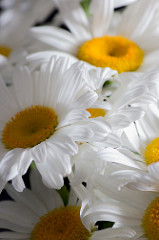
#> input picture flower_photos/daisy/11023272144_fce94401f2_m.jpg, 159 x 240 px; its folder holds 4 pictures in this run
$ python main.py
#> lines starting #> are read from the running program, lines starting #| are printed output that depends on the picture
from sklearn import svm
import numpy as np
from sklearn.datasets import fetch_openml, load_breast_cancer, load_iris, load_wine
from sklearn.preprocessing import StandardScaler
from sklearn.metrics import accuracy_score
import cvxpy as cp
import cv2
from matplotlib import pyplot as plt


FASHION_MNIST="Fashion-MNIST" # https://github.com/zalandoresearch/fashion-mnist 10 classes
BREAST_CANCER="Breast Cancer Wisconsin (Diagnostic) Dataset" # https://archive.ics.uci.edu/ml/datasets/breast+cancer+wisconsin+(diagnostic) 2 classes
IRIS_DATASET="Iris Dataset" # https://archive.ics.uci.edu/ml/datasets/iris 3 classes
WINE_DATASET="Wine Dataset" # https://archive.ics.uci.edu/ml/datasets/wine 2 classes

ALL_DATASET = {
    FASHION_MNIST,
    BREAST_CANCER,
    IRIS_DATASET,
    WINE_DATASET
}

# Load Fashion MNIST dataset
# [22 lines left out: functions loadDataset, loadData, not called in this run]

# daisy 0
# dandelion 1
# rose 2
# sunflower 3
# tulip 4
def loadImages():
    print("Load flower images")
    images = []
    targets = []

    image_size = (224, 224) # Fixed size for all images
    import glob
    # smoothed_grey_flower_photos
    daisy_path = glob.glob("flower_photos/daisy/*.jpg")
    count = 0
    for file_path in daisy_path:
        # img = cv2.imread(file_path)
        img = cv2.resize(cv2.imread(file_path), image_size)
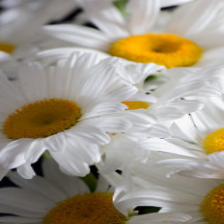
#> img: shape (224, 224, 3); mean B, G, R 133.2, 149.8, 158.4
        images.append(img.flatten())
        targets.append(0)
#> pass 2 of the loop in loadImages, `for file_path in daisy_path:`:
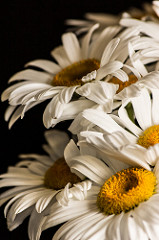
#> input picture flower_photos/daisy/11023277956_8980d53169_m.jpg, 159 x 240 px
#> in loadImages, `img = cv2.resize(cv2.imread(file_path), image_size)`:
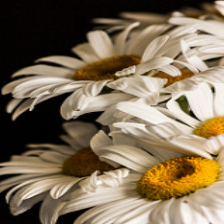
#> img: shape (224, 224, 3); mean B, G, R 87.6, 111.7, 128.1
#> pass 3 of the loop in loadImages, `for file_path in daisy_path:`:
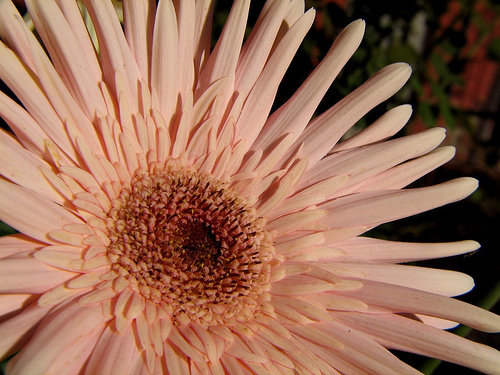
#> input picture flower_photos/daisy/1392946544_115acbb2d9.jpg, 500 x 375 px
#> in loadImages, `img = cv2.resize(cv2.imread(file_path), image_size)`:
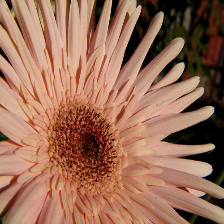
#> img: shape (224, 224, 3); mean B, G, R 87.6, 109.9, 155.4
#> the loop made 4 passes; the first 3 are shown

    # [53 lines of commented-out code are left out]

    print(f"There are 4 labels in classes.")
    return images, targets

# This can be implemented later.
# [30 lines left out: functions preProcessing, cov_value, not called in this run]

def covariance(arr):
    c = [[cov_value(a,b) for a in arr] for b in arr]
    return c

# TODO: Implement Convex optimization here!
# [34 lines left out: function dataProcessing, not called in this run]
    # [5 lines of commented-out code are left out]

def training(X, y):
    # Split dataset into training and testing sets
    print("Convert On Dataset")
    train_samples = len(X) // 2
    X_train, y_train = X[:train_samples], y[:train_samples]
    X_test, y_test = X[train_samples:], y[train_samples:]

    # Train SVM classifier with default hyperparameters
    print("Train On Dataset")
    clf = svm.SVC()
#> (the run stopped early here; a loop or call above may not have finished)
